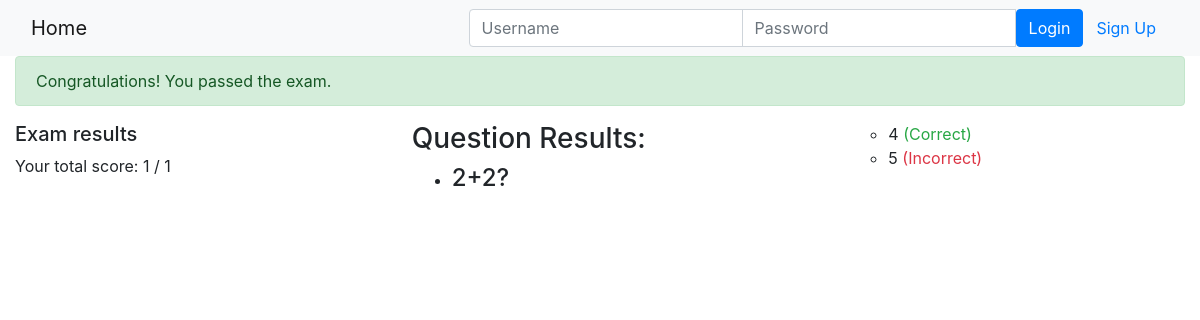
Page /onlinecourse/course/1/submission/1/result/ on the committed database.
### onlinecourse/models.py (models this page shows, shortened)
class Course(models.Model):
    name = models.CharField(null=False, max_length=30, default='online course')
    image = models.ImageField(upload_to='course_images/')
    description = models.CharField(max_length=1000)
    pub_date = models.DateField(null=True)
    instructors = models.ManyToManyField(Instructor)
    users = models.ManyToManyField(settings.AUTH_USER_MODEL, through='Enrollment')
    total_enrollment = models.IntegerField(default=0)
    is_enrolled = False

class Question(models.Model):
    course = models.ForeignKey(Course, on_delete=models.CASCADE)
    question_text = models.CharField(max_length=200)
    grade = models.IntegerField()

class Choice(models.Model):
    question = models.ForeignKey(Question, on_delete=models.CASCADE)
    choice_text = models.CharField(max_length=200)
    is_correct = models.BooleanField()

### onlinecourse/views.py (the view)
# urls.py: path('course/<int:course_id>/submission/<int:submission_id>/result/', views.show_exam_result, name='show_exam_result'),
def show_exam_result(request, course_id, submission_id):
    course = Course.objects.get(pk=course_id)
    submission = Submission.objects.get(id=submission_id)
    selected_choice_ids = submission.choices.values_list('id', flat=True)
    print(f'Selected choice ids: {selected_choice_ids}')
    total_score = 0
    for question in course.question_set.all():
        question_score = 0
        for choice in question.choice_set.all():
            if choice.id in selected_choice_ids:
                if choice.is_correct:
                    question_score += 1
                else:
                    question_score -= 1
        print(f'Question score: {question_score}')
        if question_score > 0:
            total_score += 1
    print(f'Total score: {total_score}')
    context = {
        'course': course,
        'submission': submission,
        'total_score': total_score,
    }
    return render(request, 'onlinecourse/exam_result_bootstrap.html', context)

### onlinecourse/templates/onlinecourse/exam_result_bootstrap.html (shortened to what this page needs)
<!DOCTYPE html>
<html lang="en">
<head>
    {% load static %}
    <link rel="stylesheet" href="https://maxcdn.bootstrapcdn.com/bootstrap/4.5.2/css/bootstrap.min.css">
</head>
<body>
<nav class="navbar navbar-light bg-light">
    <div class="container-fluid">
        <div class="navbar-header">
            <a class="navbar-brand" href="{% url 'onlinecourse:index' %}">Home</a>
        </div>
        <ul class="nav navbar-nav navbar-right">
            {% if user.is_authenticated %}
            <li>
                <a class="btn btn-link" href="#">{{ user.first_name }}({{ user.username }})</a>
                <a class="btn btn-link" href="{% url 'onlinecourse:logout' %}">Logout</a>
            </li>
            {% else %}
            <li>
                <form class="form-inline" action="{% url 'onlinecourse:login' %}" method="post">
                    <div class="input-group">
                        <input type="text" class="form-control" placeholder="Username" name="username">
                        <input type="password" class="form-control" placeholder="Password" name="psw">
                        <button class="btn btn-primary" type="submit">Login</button>
                        <a class="btn btn-link" href="{% url 'onlinecourse:registration' %}">Sign Up</a>
                    </div>
                </form>
            </li>
            {% endif %}
        </ul>
    </div>
</nav>
<div class="container-fluid">
    {% if total_score >= 1%}
    <div class="alert alert-success">
        Congratulations! You passed the exam.
    </div>
    <div class="card-columns mt-1">
        <h5 class="">Exam results</h5>
        <p>Your total score: {{ total_score }} / {{ course.question_set.count }}</p>
        <h3>Question Results:</h3>
        <ul>
            {% for question in course.question_set.all %}
            <li>
                <h4>{{ question.question_text }}</h4>
                <ul>
                    {% for choice in question.choice_set.all %}
                    <li>
                        {{ choice.choice_text }}
                            {% if choice.is_correct %}
                                <span class="text-success">(Correct)</span>
                            {% else %}
                                <span class="text-danger">(Incorrect)</span>
                            {% endif %}
                    </li>
                    {% endfor %}
                </ul>
            </li>
            {% endfor %}
        </ul>
    </div>
    {% endif %}
</div>
</body>
</html>

### rows in the picture
Course: question_set.count "1"
Question: question_text "2+2?"
Choice: choice_text "4", is_correct "(Correct)"
Choice: choice_text "5", is_correct "(Incorrect)"

### other values in the picture
{{ total_score }} "1"
